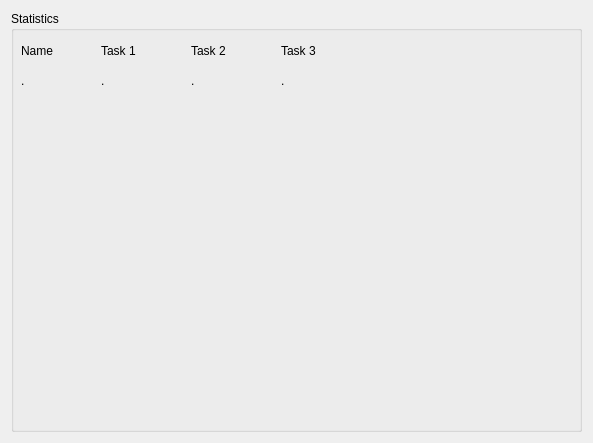
<?xml version="1.0" encoding="UTF-8"?>
<ui version="4.0">
 <class>form_statistic</class>
 <widget class="QWidget" name="form_statistic">
  <property name="geometry">
   <rect>
    <x>0</x>
    <y>0</y>
    <width>593</width>
    <height>443</height>
   </rect>
  </property>
  <property name="windowTitle">
   <string>Form</string>
  </property>
  <layout class="QHBoxLayout" name="horizontalLayout_2">
   <item>
    <widget class="QGroupBox" name="groupBox">
     <property name="title">
      <string>Statistics</string>
     </property>
     <widget class="QLabel" name="label">
      <property name="geometry">
       <rect>
        <x>10</x>
        <y>30</y>
        <width>63</width>
        <height>20</height>
       </rect>
      </property>
      <property name="text">
       <string>Name</string>
      </property>
     </widget>
     <widget class="QLabel" name="label_2">
      <property name="geometry">
       <rect>
        <x>90</x>
        <y>30</y>
        <width>63</width>
        <height>20</height>
       </rect>
      </property>
      <property name="text">
       <string>Task 1</string>
      </property>
     </widget>
     <widget class="QLabel" name="label_3">
      <property name="geometry">
       <rect>
        <x>180</x>
        <y>30</y>
        <width>63</width>
        <height>20</height>
       </rect>
      </property>
      <property name="text">
       <string>Task 2</string>
      </property>
     </widget>
     <widget class="QLabel" name="label_4">
      <property name="geometry">
       <rect>
        <x>270</x>
        <y>30</y>
        <width>63</width>
        <height>20</height>
       </rect>
      </property>
      <property name="text">
       <string>Task 3</string>
      </property>
     </widget>
     <widget class="QLabel" name="label_name">
      <property name="geometry">
       <rect>
        <x>10</x>
        <y>60</y>
        <width>63</width>
        <height>20</height>
       </rect>
      </property>
      <property name="text">
       <string>.</string>
      </property>
     </widget>
     <widget class="QLabel" name="label_task_1">
      <property name="geometry">
       <rect>
        <x>90</x>
        <y>60</y>
        <width>63</width>
        <height>20</height>
       </rect>
      </property>
      <property name="text">
       <string>.</string>
      </property>
     </widget>
     <widget class="QLabel" name="label_task_2">
      <property name="geometry">
       <rect>
        <x>180</x>
        <y>60</y>
        <width>63</width>
        <height>20</height>
       </rect>
      </property>
      <property name="text">
       <string>.</string>
      </property>
     </widget>
     <widget class="QLabel" name="label_task_3">
      <property name="geometry">
       <rect>
        <x>270</x>
        <y>60</y>
        <width>63</width>
        <height>20</height>
       </rect>
      </property>
      <property name="text">
       <string>.</string>
      </property>
     </widget>
    </widget>
   </item>
  </layout>
 </widget>
 <resources/>
 <connections/>
</ui>
